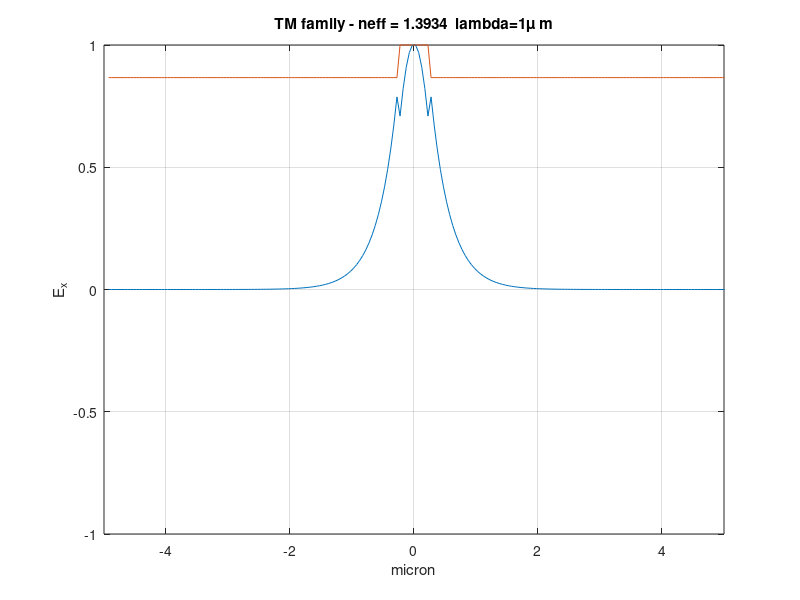

MATLAB code for this plot:
% Electromagnetism course - A.Y. 2024/2025
%
% Name: Alessandro 
% Surname: Crotti   
% Registration number: 2149762
%
% FDM based modal-solver for TM family modes
%
% 
% input section


close all
clear all

lambda = 1;   % wave length in vacuum [um]
nco    = 1.50;   % refractive index of the guiding slab
ncl    = 1.30;   % refractive index of the cladding
lx     = 10.0;   % transverse width [um]
np     = 200;    % samples number
a      = 0.25;   % half width of the guiding slab [um]

% inizializzazione variabili

n02 = zeros(1,np);
A   = zeros(np,np);
x   = zeros(1,np);

k0 = 2*pi/lambda; % wave number in vacuum
dx = lx/np;       % transverse mesh size
hx = 1/dx.^2;     % to be used in the FD equivalent of the spatial second derivative

% building the refractive index profile

for i=1:np
  x(i) = -lx./2 + dx./2 + i.*dx;
  if abs(x(i)) <= a
    n02(i) = nco.^2;
  else
    n02(i) = ncl.^2;
  end
end

% building A matrix

for i=1:np-1
  ikr = i+1;
  kr  = n02(ikr)/(n02(ikr-1)+n02(ikr));
  ikl = i;
  kl = n02(ikl)/(n02(ikl)+n02(ikl+1));
%
  A(i,i+1) = 2.*kr.*hx; % upper diagonal elements
  A(i+1,i) = 2.*kl.*hx; % lower diagonal elements
end

for i=1:np
    
  ir = i;
  if i>=np
    ir=np-1;
  end
  rr = (n02(ir+1)-n02(ir))/(n02(ir+1)+n02(ir));
  %
  il = i;
  if i<=1
    il=2;
  end
  rl = (n02(il-1)-n02(il))/(n02(il-1)+n02(il));
%    
  A(i,i) = -(2.-rr-rl).*hx + (k0^2 * n02(i)) ;% ....complete here; % principal diagonal elements <========================================================================
end

% solving the eigenvalue problem

[V, D] = eig(A);

% post-processing for eliminating spurious solutions


figure(1)
j = 0;
for i=np:-1:1
  beta2 = D(i,i);
  if real(beta2) > 0 %...complete here % eigenvalue must be real and positive for guided modes <========================================================================
    tneff = sqrt(beta2)./k0;  % calculate the effective index
    % if effective index is in between the refractive index of
    % the core and the cladding then is a guided mode
    if ncl <= tneff & tneff <= nco%if .... complete here <========================================================================
       i
       tneff
       j = j + 1;
       neff(j) = tneff;
       norm = max(abs(V(:,i)));
       scale=1.;
       if abs(min(V(:,i))) > abs(max(V(:,i)))
	      scale=-1.;
       end
       plot(x,scale.*V(:,i)./norm,x,sqrt(n02)./nco);
       axis([-lx/2 lx/2 -1 1])
       xlabel('micron');
       ylabel('E_x');
       title(['TM family - ','neff = ',num2str(tneff),'  lambda=',num2str(lambda),'\mu m']);
       grid
      pause
    end
  end
end
